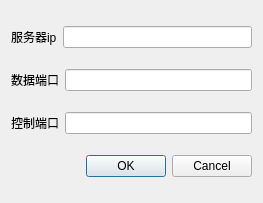
<?xml version="1.0" encoding="UTF-8"?>
<ui version="4.0">
 <class>ServerSetDialog</class>
 <widget class="QDialog" name="ServerSetDialog">
  <property name="geometry">
   <rect>
    <x>0</x>
    <y>0</y>
    <width>263</width>
    <height>203</height>
   </rect>
  </property>
  <property name="sizePolicy">
   <sizepolicy hsizetype="Fixed" vsizetype="Fixed">
    <horstretch>0</horstretch>
    <verstretch>0</verstretch>
   </sizepolicy>
  </property>
  <property name="maximumSize">
   <size>
    <width>263</width>
    <height>203</height>
   </size>
  </property>
  <property name="windowTitle">
   <string>Dialog</string>
  </property>
  <layout class="QVBoxLayout" name="verticalLayout">
   <item>
    <layout class="QHBoxLayout" name="horizontalLayout">
     <item>
      <widget class="QLabel" name="label">
       <property name="text">
        <string>服务器ip</string>
       </property>
      </widget>
     </item>
     <item>
      <widget class="QLineEdit" name="lineEdit_ip"/>
     </item>
    </layout>
   </item>
   <item>
    <layout class="QHBoxLayout" name="horizontalLayout_2">
     <item>
      <widget class="QLabel" name="label_2">
       <property name="text">
        <string>数据端口</string>
       </property>
      </widget>
     </item>
     <item>
      <widget class="QLineEdit" name="lineEdit_dataPort"/>
     </item>
    </layout>
   </item>
   <item>
    <layout class="QHBoxLayout" name="horizontalLayout_3">
     <item>
      <widget class="QLabel" name="label_3">
       <property name="text">
        <string>控制端口</string>
       </property>
      </widget>
     </item>
     <item>
      <widget class="QLineEdit" name="lineEdit_ctrlPort"/>
     </item>
    </layout>
   </item>
   <item>
    <widget class="QDialogButtonBox" name="buttonBox">
     <property name="orientation">
      <enum>Qt::Horizontal</enum>
     </property>
     <property name="standardButtons">
      <set>QDialogButtonBox::Cancel|QDialogButtonBox::Ok</set>
     </property>
    </widget>
   </item>
  </layout>
 </widget>
 <resources/>
 <connections>
  <connection>
   <sender>buttonBox</sender>
   <signal>accepted()</signal>
   <receiver>ServerSetDialog</receiver>
   <slot>accept()</slot>
   <hints>
    <hint type="sourcelabel">
     <x>248</x>
     <y>254</y>
    </hint>
    <hint type="destinationlabel">
     <x>157</x>
     <y>274</y>
    </hint>
   </hints>
  </connection>
  <connection>
   <sender>buttonBox</sender>
   <signal>rejected()</signal>
   <receiver>ServerSetDialog</receiver>
   <slot>reject()</slot>
   <hints>
    <hint type="sourcelabel">
     <x>316</x>
     <y>260</y>
    </hint>
    <hint type="destinationlabel">
     <x>286</x>
     <y>274</y>
    </hint>
   </hints>
  </connection>
 </connections>
</ui>
